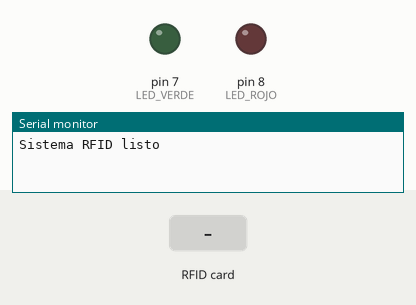
This sketch was run on a simulated Arduino Uno, built with avr-gcc and run on an emulated ATmega328P. Parts: output pins drawn as LEDs (lit = HIGH), the last lines printed to the serial monitor. Dashed ring = blinking. The inputs (shaded band) are chosen by the test bench. Pins used as bus, display or sensor lines are not drawn.

Above: at 1.2 s.
1.3 s: RFID card 81 8D 16 05 held to the reader
At 1.45 s:
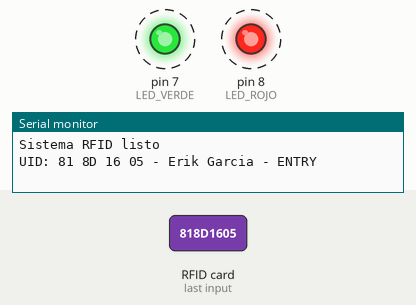
3.7 s: RFID card 5E 7A 19 C4 held to the reader
At 4.11 s:
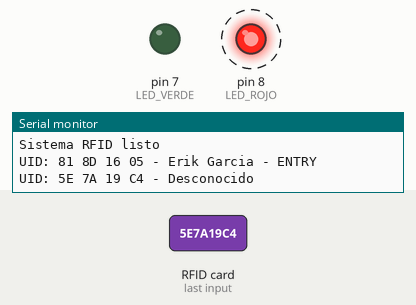
Timing chart, 0 to 6.7 s (numbered marks = the images above; inputs shaded):
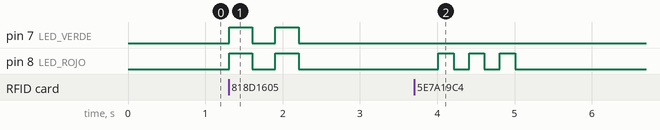

The sketch:

ConfiguracionArduino.ino
```cpp
#include <SPI.h>
#include <MFRC522.h>

#define RST_PIN 9
#define SS_PIN 10

#define LED_VERDE 7
#define LED_ROJO 8

MFRC522 mfrc522(SS_PIN, RST_PIN);

// UID autorizado
byte Usuario1[4] = {0x81, 0x8D, 0x16, 0x05};

byte LecturaUID[4];

// Estado del usuario
bool dentro = false;

void setup() {

  Serial.begin(9600);

  SPI.begin();
  mfrc522.PCD_Init();

  pinMode(LED_VERDE, OUTPUT);
  pinMode(LED_ROJO, OUTPUT);

  Serial.println("Sistema RFID listo");
}

void loop() {

  if (!mfrc522.PICC_IsNewCardPresent()) return;

  if (!mfrc522.PICC_ReadCardSerial()) return;

  // Leer UID
  for (byte i = 0; i < 4; i++) {
    LecturaUID[i] = mfrc522.uid.uidByte[i];
  }

  // Imprimir UID
  Serial.print("UID:");

  for (byte i = 0; i < 4; i++) {

    Serial.print(" ");

    if (LecturaUID[i] < 0x10) {
      Serial.print("0");
    }

    Serial.print(LecturaUID[i], HEX);
  }

  // Comparar tarjeta
  if (comparaUID(LecturaUID, Usuario1)) {

    // Toggle ENTRY / EXIT
    if (!dentro) {

      Serial.println(" - Erik Garcia - ENTRY");

      accesoEntrada();

      dentro = true;

    } else {

      Serial.println(" - Erik Garcia - EXIT");

      accesoSalida();

      dentro = false;
    }

  } else {

    Serial.println(" - Desconocido");

    accesoDenegado();
  }

  mfrc522.PICC_HaltA();

  delay(1500);
}

boolean comparaUID(byte lectura[], byte usuario[]) {

  for (byte i = 0; i < 4; i++) {

    if (lectura[i] != usuario[i]) {
      return false;
    }
  }

  return true;
}

void accesoEntrada() {

  // Ambos LEDs parpadean 2 veces
  for (int i = 0; i < 2; i++) {

    digitalWrite(LED_VERDE, HIGH);
    digitalWrite(LED_ROJO, HIGH);

    delay(300);

    digitalWrite(LED_VERDE, LOW);
    digitalWrite(LED_ROJO, LOW);

    delay(300);
  }
}

void accesoSalida() {

  // Solo LED rojo
  for (int i = 0; i < 2; i++) {

    digitalWrite(LED_ROJO, HIGH);

    delay(300);

    digitalWrite(LED_ROJO, LOW);

    delay(300);
  }
}

void accesoDenegado() {

  for (int i = 0; i < 3; i++) {

    digitalWrite(LED_ROJO, HIGH);

    delay(200);

    digitalWrite(LED_ROJO, LOW);

    delay(200);
  }
}
```

Measured:
- after the input at 1.3 s, pin 7 (LED_VERDE), pin 8 (LED_ROJO): alternates HIGH for 0.30 s and LOW for 0.30 s, 4 changes in all, then stays LOW, starting at once
- after the input at 3.7 s, pin 8 (LED_ROJO): alternates HIGH for 0.20 s and LOW for 0.20 s, 6 changes in all, then stays LOW, starting after 0.31 s
